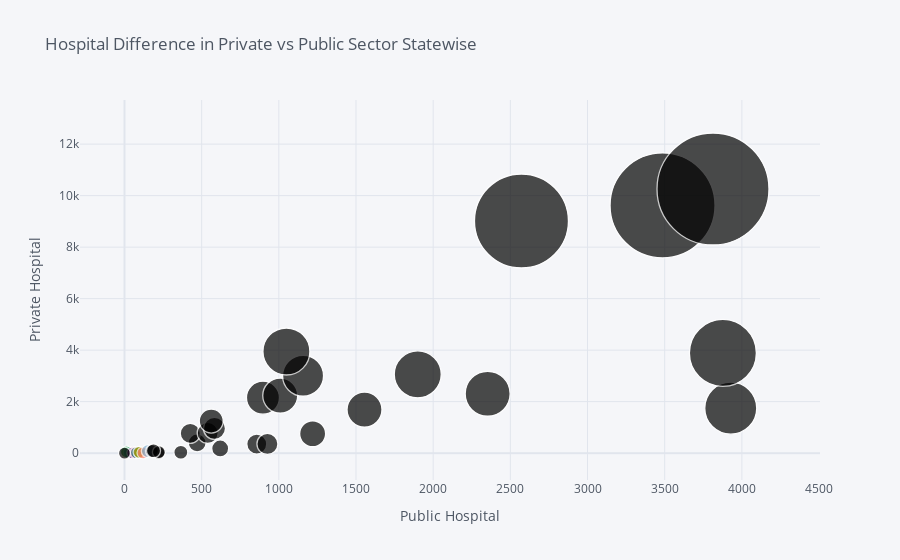

The cell this chart's notebook holds for it:
### Code cell
df.iplot(kind='bubble',x='Number of hospitals in public sector',y='Number of hospitals in private sector',size='Total',xTitle='Public Hospital',yTitle='Private Hospital',title='Hospital Difference in Private vs Public Sector Statewise')

### Figure 1 — Plotly figure (JSON) as saved in the notebook; plotly's stock layout.template omitted (floating-point values rounded to 4 significant figures)
{"data": [{"marker": {"color": ["rgb(255, 153, 51)", "rgb(55, 128, 191)", "rgb(50, 171, 96)", "rgb(128, 0, 128)", "rgb(219, 64, 82)", "rgb(0, 128, 128)", "rgb(255, 255, 51)", "rgb(128, 128, 0)", "rgb(251, 128, 114)", "rgb(128, 177, 211)"], "line": {"width": 1.3}, "size": [12, 12, 12, 12, 12, 12, 12, 12, 12, 13, 13, 13, 13, 14, 14, 17, 18, 20, 20, 21, 21, 22, 24, 26, 33, 35, 35, 41, 45, 47, 47, 52, 67, 94, 105, 112, 12], "symbol": "circle"}, "mode": "markers", "text": "", "type": "scatter", "x": [15, 31, 12, 54, 71, 78, 100, 94, 120, 151, 221, 178, 223, 188, 365, 620, 471, 426, 857, 926, 539, 583, 562, 1219, 897, 1009, 1555, 1157, 2353, 1900, 1049, 3928, 3877, 2572, 3486, 3813, 0], "y": [6, 16, 51, 11, 18, 20, 25, 34, 11, 79, 12, 80, 39, 94, 35, 182, 401, 767, 352, 357, 786, 960, 1245, 754, 2153, 2234, 1692, 3005, 2306, 3061, 3947, 1748, 3892, 9015, 9619, 10257, 0]}], "layout": {"legend": {"bgcolor": "#F5F6F9", "font": {"color": "#4D5663"}}, "paper_bgcolor": "#F5F6F9", "plot_bgcolor": "#F5F6F9", "title": {"font": {"color": "#4D5663"}, "text": "Hospital Difference in Private vs Public Sector Statewise"}, "xaxis": {"gridcolor": "#E1E5ED", "showgrid": true, "tickfont": {"color": "#4D5663"}, "title": {"font": {"color": "#4D5663"}, "text": "Public Hospital"}, "zerolinecolor": "#E1E5ED"}, "yaxis": {"gridcolor": "#E1E5ED", "showgrid": true, "tickfont": {"color": "#4D5663"}, "title": {"font": {"color": "#4D5663"}, "text": "Private Hospital"}, "zerolinecolor": "#E1E5ED"}}}
